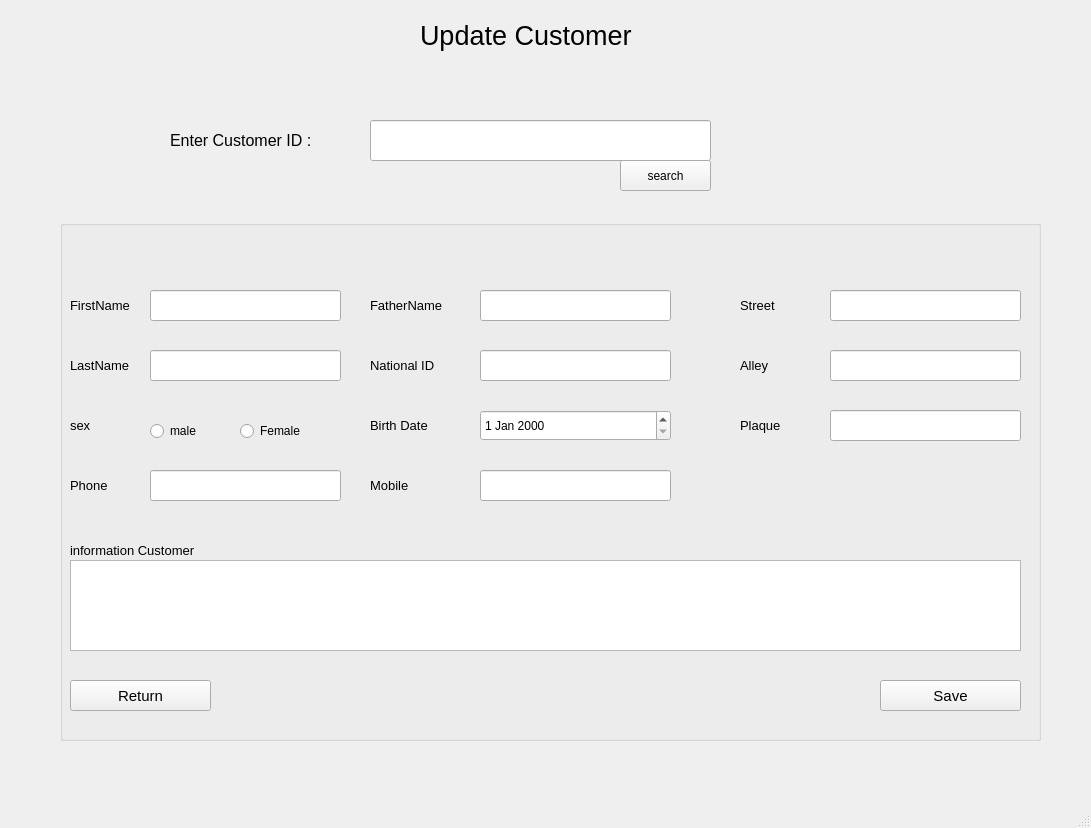
<?xml version="1.0" encoding="UTF-8"?>
<ui version="4.0">
 <class>Update_customer</class>
 <widget class="QMainWindow" name="Update_customer">
  <property name="geometry">
   <rect>
    <x>0</x>
    <y>0</y>
    <width>1091</width>
    <height>828</height>
   </rect>
  </property>
  <property name="windowTitle">
   <string>MainWindow</string>
  </property>
  <widget class="QWidget" name="centralwidget">
   <widget class="QGroupBox" name="groupBox_2">
    <property name="geometry">
     <rect>
      <x>60</x>
      <y>220</y>
      <width>981</width>
      <height>521</height>
     </rect>
    </property>
    <property name="font">
     <font>
      <pointsize>9</pointsize>
     </font>
    </property>
    <property name="title">
     <string/>
    </property>
    <widget class="QLineEdit" name="lineEdit_cuLname">
     <property name="geometry">
      <rect>
       <x>90</x>
       <y>130</y>
       <width>191</width>
       <height>31</height>
      </rect>
     </property>
     <property name="echoMode">
      <enum>QLineEdit::Normal</enum>
     </property>
    </widget>
    <widget class="QLineEdit" name="lineEdit_cuFname">
     <property name="geometry">
      <rect>
       <x>90</x>
       <y>70</y>
       <width>191</width>
       <height>31</height>
      </rect>
     </property>
     <property name="echoMode">
      <enum>QLineEdit::Normal</enum>
     </property>
    </widget>
    <widget class="QLineEdit" name="lineEdit_cuMobile">
     <property name="geometry">
      <rect>
       <x>420</x>
       <y>250</y>
       <width>191</width>
       <height>31</height>
      </rect>
     </property>
     <property name="echoMode">
      <enum>QLineEdit::Normal</enum>
     </property>
    </widget>
    <widget class="QLineEdit" name="lineEdit_cuFathername">
     <property name="geometry">
      <rect>
       <x>420</x>
       <y>70</y>
       <width>191</width>
       <height>31</height>
      </rect>
     </property>
     <property name="echoMode">
      <enum>QLineEdit::Normal</enum>
     </property>
    </widget>
    <widget class="QLineEdit" name="lineEdit_cuNationalID">
     <property name="geometry">
      <rect>
       <x>420</x>
       <y>130</y>
       <width>191</width>
       <height>31</height>
      </rect>
     </property>
     <property name="echoMode">
      <enum>QLineEdit::Normal</enum>
     </property>
    </widget>
    <widget class="QLineEdit" name="lineEdit_phone_cu">
     <property name="geometry">
      <rect>
       <x>90</x>
       <y>250</y>
       <width>191</width>
       <height>31</height>
      </rect>
     </property>
     <property name="echoMode">
      <enum>QLineEdit::Normal</enum>
     </property>
    </widget>
    <widget class="QLineEdit" name="lineEdit_cuStreet">
     <property name="geometry">
      <rect>
       <x>770</x>
       <y>70</y>
       <width>191</width>
       <height>31</height>
      </rect>
     </property>
     <property name="echoMode">
      <enum>QLineEdit::Normal</enum>
     </property>
    </widget>
    <widget class="QLineEdit" name="lineEdit_cuAlley">
     <property name="geometry">
      <rect>
       <x>770</x>
       <y>130</y>
       <width>191</width>
       <height>31</height>
      </rect>
     </property>
     <property name="echoMode">
      <enum>QLineEdit::Normal</enum>
     </property>
    </widget>
    <widget class="QLineEdit" name="lineEdit_cuPlaque">
     <property name="geometry">
      <rect>
       <x>770</x>
       <y>190</y>
       <width>191</width>
       <height>31</height>
      </rect>
     </property>
     <property name="echoMode">
      <enum>QLineEdit::Normal</enum>
     </property>
    </widget>
    <widget class="QLabel" name="label_31">
     <property name="geometry">
      <rect>
       <x>10</x>
       <y>70</y>
       <width>101</width>
       <height>31</height>
      </rect>
     </property>
     <property name="font">
      <font>
       <pointsize>10</pointsize>
      </font>
     </property>
     <property name="text">
      <string>FirstName</string>
     </property>
    </widget>
    <widget class="QLabel" name="label_32">
     <property name="geometry">
      <rect>
       <x>10</x>
       <y>130</y>
       <width>101</width>
       <height>31</height>
      </rect>
     </property>
     <property name="font">
      <font>
       <pointsize>10</pointsize>
      </font>
     </property>
     <property name="text">
      <string>LastName</string>
     </property>
    </widget>
    <widget class="QLabel" name="label_33">
     <property name="geometry">
      <rect>
       <x>10</x>
       <y>190</y>
       <width>51</width>
       <height>31</height>
      </rect>
     </property>
     <property name="font">
      <font>
       <pointsize>10</pointsize>
      </font>
     </property>
     <property name="text">
      <string>sex</string>
     </property>
    </widget>
    <widget class="QLabel" name="label_34">
     <property name="geometry">
      <rect>
       <x>310</x>
       <y>70</y>
       <width>101</width>
       <height>31</height>
      </rect>
     </property>
     <property name="font">
      <font>
       <pointsize>10</pointsize>
      </font>
     </property>
     <property name="text">
      <string>FatherName</string>
     </property>
    </widget>
    <widget class="QLabel" name="label_35">
     <property name="geometry">
      <rect>
       <x>310</x>
       <y>190</y>
       <width>101</width>
       <height>31</height>
      </rect>
     </property>
     <property name="font">
      <font>
       <pointsize>10</pointsize>
      </font>
     </property>
     <property name="text">
      <string>Birth Date</string>
     </property>
    </widget>
    <widget class="QLabel" name="label_36">
     <property name="geometry">
      <rect>
       <x>10</x>
       <y>250</y>
       <width>101</width>
       <height>31</height>
      </rect>
     </property>
     <property name="font">
      <font>
       <pointsize>10</pointsize>
      </font>
     </property>
     <property name="text">
      <string>Phone</string>
     </property>
    </widget>
    <widget class="QLabel" name="label_37">
     <property name="geometry">
      <rect>
       <x>310</x>
       <y>250</y>
       <width>101</width>
       <height>31</height>
      </rect>
     </property>
     <property name="font">
      <font>
       <pointsize>10</pointsize>
      </font>
     </property>
     <property name="text">
      <string>Mobile</string>
     </property>
    </widget>
    <widget class="QLabel" name="label_38">
     <property name="geometry">
      <rect>
       <x>680</x>
       <y>70</y>
       <width>101</width>
       <height>31</height>
      </rect>
     </property>
     <property name="font">
      <font>
       <pointsize>10</pointsize>
      </font>
     </property>
     <property name="text">
      <string>Street</string>
     </property>
    </widget>
    <widget class="QLabel" name="label_39">
     <property name="geometry">
      <rect>
       <x>680</x>
       <y>130</y>
       <width>101</width>
       <height>31</height>
      </rect>
     </property>
     <property name="font">
      <font>
       <pointsize>10</pointsize>
      </font>
     </property>
     <property name="text">
      <string>Alley</string>
     </property>
    </widget>
    <widget class="QLabel" name="label_40">
     <property name="geometry">
      <rect>
       <x>310</x>
       <y>130</y>
       <width>101</width>
       <height>31</height>
      </rect>
     </property>
     <property name="font">
      <font>
       <pointsize>10</pointsize>
      </font>
     </property>
     <property name="text">
      <string>National ID</string>
     </property>
    </widget>
    <widget class="QLabel" name="label_41">
     <property name="geometry">
      <rect>
       <x>680</x>
       <y>190</y>
       <width>101</width>
       <height>31</height>
      </rect>
     </property>
     <property name="font">
      <font>
       <pointsize>10</pointsize>
      </font>
     </property>
     <property name="text">
      <string>Plaque</string>
     </property>
    </widget>
    <widget class="QTableView" name="tableView_informationcu">
     <property name="geometry">
      <rect>
       <x>10</x>
       <y>340</y>
       <width>951</width>
       <height>91</height>
      </rect>
     </property>
    </widget>
    <widget class="QLabel" name="label_42">
     <property name="geometry">
      <rect>
       <x>10</x>
       <y>320</y>
       <width>201</width>
       <height>21</height>
      </rect>
     </property>
     <property name="font">
      <font>
       <pointsize>10</pointsize>
      </font>
     </property>
     <property name="text">
      <string>information Customer</string>
     </property>
    </widget>
    <widget class="QDateEdit" name="dateEdit_cuBdate">
     <property name="geometry">
      <rect>
       <x>420</x>
       <y>190</y>
       <width>191</width>
       <height>31</height>
      </rect>
     </property>
    </widget>
    <widget class="QRadioButton" name="radioButton_m_cu">
     <property name="geometry">
      <rect>
       <x>90</x>
       <y>200</y>
       <width>97</width>
       <height>22</height>
      </rect>
     </property>
     <property name="text">
      <string>male</string>
     </property>
    </widget>
    <widget class="QRadioButton" name="radioButton_f_cu">
     <property name="geometry">
      <rect>
       <x>180</x>
       <y>200</y>
       <width>97</width>
       <height>22</height>
      </rect>
     </property>
     <property name="text">
      <string>Female</string>
     </property>
    </widget>
    <widget class="QPushButton" name="btn_save_updatecustomer">
     <property name="geometry">
      <rect>
       <x>820</x>
       <y>460</y>
       <width>141</width>
       <height>31</height>
      </rect>
     </property>
     <property name="font">
      <font>
       <pointsize>11</pointsize>
      </font>
     </property>
     <property name="text">
      <string>Save</string>
     </property>
    </widget>
    <widget class="QPushButton" name="btn_save_updatecustomer_2">
     <property name="geometry">
      <rect>
       <x>10</x>
       <y>460</y>
       <width>141</width>
       <height>31</height>
      </rect>
     </property>
     <property name="font">
      <font>
       <pointsize>11</pointsize>
      </font>
     </property>
     <property name="text">
      <string>Return</string>
     </property>
    </widget>
   </widget>
   <widget class="QLineEdit" name="lineEdit_cuID">
    <property name="geometry">
     <rect>
      <x>370</x>
      <y>120</y>
      <width>341</width>
      <height>41</height>
     </rect>
    </property>
    <property name="echoMode">
     <enum>QLineEdit::Normal</enum>
    </property>
   </widget>
   <widget class="QPushButton" name="searchIDcu">
    <property name="geometry">
     <rect>
      <x>620</x>
      <y>160</y>
      <width>91</width>
      <height>31</height>
     </rect>
    </property>
    <property name="font">
     <font>
      <pointsize>9</pointsize>
     </font>
    </property>
    <property name="text">
     <string>search</string>
    </property>
   </widget>
   <widget class="QLabel" name="label_5">
    <property name="geometry">
     <rect>
      <x>170</x>
      <y>110</y>
      <width>241</width>
      <height>61</height>
     </rect>
    </property>
    <property name="font">
     <font>
      <pointsize>12</pointsize>
     </font>
    </property>
    <property name="text">
     <string>Enter Customer ID :</string>
    </property>
   </widget>
   <widget class="QLabel" name="label">
    <property name="geometry">
     <rect>
      <x>420</x>
      <y>-20</y>
      <width>251</width>
      <height>111</height>
     </rect>
    </property>
    <property name="font">
     <font>
      <pointsize>20</pointsize>
     </font>
    </property>
    <property name="text">
     <string>Update Customer</string>
    </property>
   </widget>
  </widget>
  <widget class="QMenuBar" name="menubar">
   <property name="geometry">
    <rect>
     <x>0</x>
     <y>0</y>
     <width>1091</width>
     <height>25</height>
    </rect>
   </property>
  </widget>
  <widget class="QStatusBar" name="statusbar"/>
 </widget>
 <resources/>
 <connections/>
</ui>
